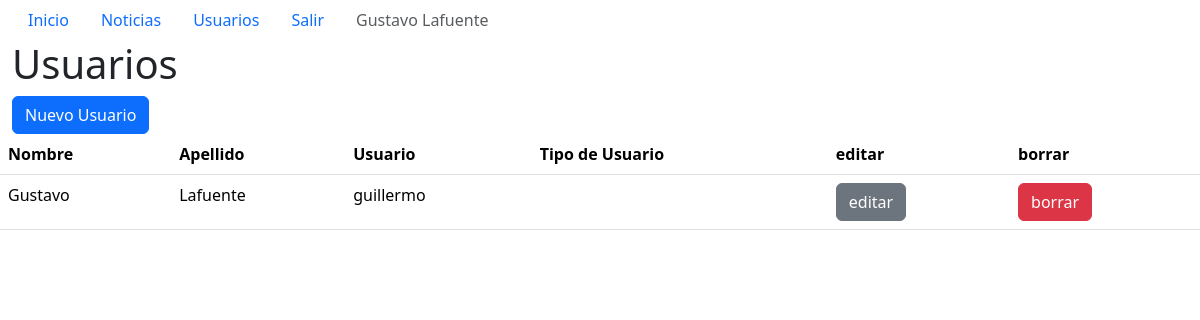
The app's page /admin/usuarios.php (signed in), older data.
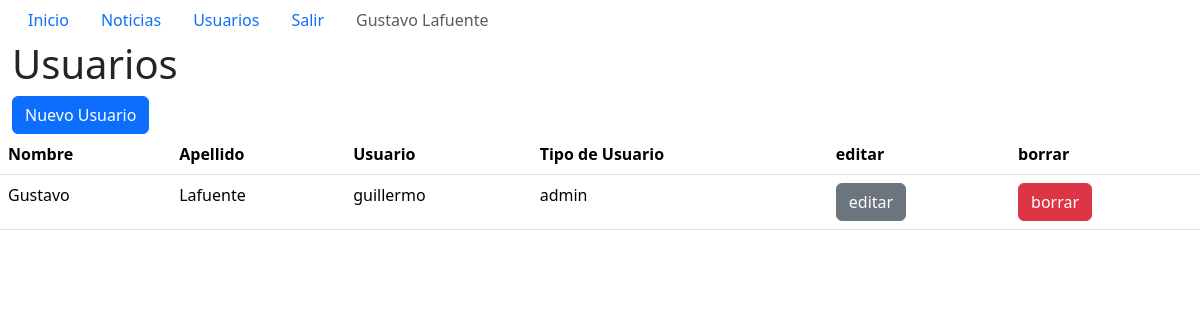
The same page, newer data.
### tables this page shows
CREATE TABLE IF NOT EXISTS `usuarios` (
  `id_usuario` int(11) NOT NULL,
  `nombre` varchar(30) NOT NULL,
  `apellido` varchar(30) NOT NULL,
  `usuario` varchar(30) NOT NULL,
  `password` varchar(30) NOT NULL,
  `tipo_usuario` varchar(10) NOT NULL
);

### admin/usuarios.php (the view, shortened to what this page needs)
<!DOCTYPE html>
<html lang="en">
<head>
    <link href="../lib/bootstrap-5.3.2/css/bootstrap.min.css" rel="stylesheet">
</head>
<body>
    <div class="container-fluid">
        <?php require("menu.php");?>
        <h1>Usuarios</h1>
        <a href="usuarios_nueva.php" class = "btn btn-primary">Nuevo Usuario</a>
    </div>
     <table class="table">
        <tr>
            <th>Nombre</th>
            <th>Apellido</th>
            <th>Usuario</th>
            <th>Tipo de Usuario</th>
            <th>editar</th>
            <th>borrar</th>
        </tr>
        <?php
            require("conexion.php");
            $conexion = mysqli_connect($server_db, $usuario_db, $password_db)
                or die("No se puede conectar con el servidor");
            mysqli_select_db($conexion, $base_db)
                or die("No se puede seleccionar la base de datos");
            $instruccion="select * from usuarios order by id_usuario desc";
                $consulta=mysqli_query($conexion,$instruccion) or die("no puedo consultar");
                $nfilas=mysqli_num_rows($consulta);
            for($i=0;$i<$nfilas;$i++)
            {
                $resultado=mysqli_fetch_array($consulta);
                print('
                <tr>
                    <td>'.trim($resultado['nombre']).'</td>
                    <td>'.trim($resultado['apellido']).'</td>
                    <td>'.trim($resultado['usuario']).'</td>
                    <td>'.trim($resultado['tipo_usuario']).'</td>
                    <td><a href="usuarios_editar.php?id_usuario='.$resultado['id_usuario'].'" class="btn btn-secondary">editar</a></td>
                    <td><a href="usuarios_borrar.php?id_usuario='.$resultado['id_usuario'].'" class="btn btn-danger" onclick="return confirm(&quot; Desea eliminar el usuario? &quot;)">borrar</a></td>
                </tr>
                ');
            }
        ?>
    </table>
</body>
</html>

### admin/menu.php
<ul class="nav">
    <li class="nav-item">
        <a class="nav-link active" aria-current="page" href="home.php">Inicio</a>
    </li>
    <li class="nav-item">
        <a class="nav-link" href="noticias.php">Noticias</a>
    </li>
    <li class="nav-item">
        <a class="nav-link" href="usuarios.php">Usuarios</a>
    </li>
    <li class="nav-item">
        <a class="nav-link" href="logout.php">Salir</a>
    </li>
    <li class="nav-item">
        <?php
               print("<a class='nav-link disabled'>".$_SESSION['nombre']." ".$_SESSION['apellido']."</a>");
        ?>
    </li>
</ul>

Row changes from the older to the newer data that the page shows:
changed usuarios "Gustavo": tipo_usuario (not shown) → "admin"
